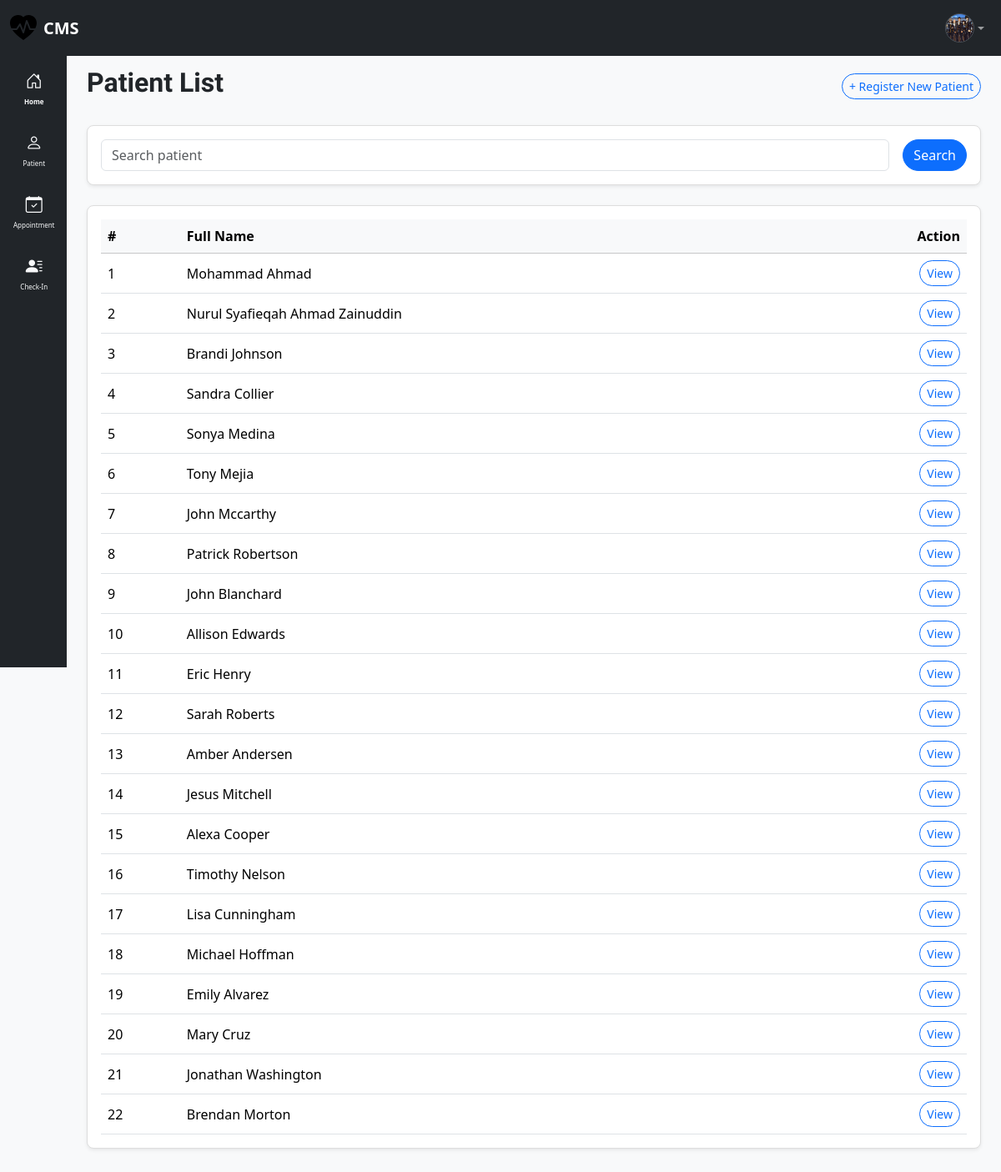
The app's page /patient_list/ (signed in) with its own data.
### accounts/models.py (models this page shows, shortened)
class Profile(models.Model):
    class UserType(models.IntegerChoices):
        CLINIC_STAFF = 1, "Clinic Staff"
        DOCTOR = 2, "Doctor"
        ADMIN = 3, "Admin"
    user = models.OneToOneField(User, on_delete=models.CASCADE)
    user_type = models.IntegerField(
        choices=UserType.choices, default=UserType.CLINIC_STAFF
    )
    phone_number = models.CharField(max_length=20, unique=True, null=True, blank=True)
    ic_number = models.CharField(max_length=12, unique=True, null=True, blank=True)
    register_date = models.DateTimeField(default=timezone.now)
    profile_picture = models.ImageField(
        upload_to="images/", default="images/default_dp.png", null=True, blank=True
    )

### clinic/models.py (models this page shows, shortened)
class Patient(models.Model):
    class Meta:
        permissions = [
            ("can_register", "Can register new patient"),
        ]
    title = models.IntegerField(choices=TITLE_CHOICES, default=1, blank=True, null=True)
    first_name = models.CharField(max_length=200)
    last_name = models.CharField(max_length=200)
    ic_number = models.CharField(max_length=12, unique=True)
    email = models.EmailField(max_length=100, null=True, blank=True, unique=True)
    phone_number = models.CharField(max_length=20, unique=True)
    register_date = models.DateTimeField(
        verbose_name="register_date", default=timezone.now
    )

### clinic/views.py (the view)
# urls.py: path("patient_list/", views.patient_list, name="patient_list"),
@login_required
def patient_list(request):
    query = request.GET.get("search", "")
    if query:
        patients = Patient.objects.filter(
            Q(first_name__icontains=query) | Q(last_name__icontains=query)
        )
    else:
        patients = Patient.objects.all()
    context = {
        "patients": patients,
        "search_query": query,
        "title": "Patient List",
    }
    return render(request, "clinic/patient_list.html", context)

### clinic/templates/clinic/patient_list.html
{% extends "clinic/base.html" %}
{% block main %}
<div class="container mt-4">
    <div class="d-flex justify-content-between align-items-center mb-4">
        <h2 class="fw-bold main-header-title">Patient List</h2>
        <a class="btn btn-sm btn-outline-primary rounded-pill" href="{% url 'clinic:register_patient' %}">
            + Register New Patient
        </a>
    </div>
    <div class="card p-3 mb-4 shadow-sm">
        <form method="GET" class="d-flex">
            <input type="text" name="search" value="{{ search_query }}" placeholder="Search patient"
                class="form-control me-3" />
            <button type="submit" class="btn btn-primary rounded-pill">Search</button>
        </form>
    </div>
    <div class="card shadow-sm">
        <div class="card-body">
            <table class="table table-hover align-middle mb-0">
                <thead class="table-light">
                    <tr>
                        <th scope="col">#</th>
                        <th scope="col">Full Name</th>
                        <th scope="col" class="text-end">Action</th>
                    </tr>
                </thead>
                <tbody>
                    {% for patient in patients %}
                    <tr>
                        <td>{{ forloop.counter }}</td>
                        <td>{{ patient.first_name|title }} {{ patient.last_name|title }}</td>
                        <td class="text-end">
                            <a href="{% url 'clinic:patient_data' patient.pk %}"
                                class="btn btn-sm btn-outline-primary rounded-pill">
                                View
                            </a>
                        </td>
                    </tr>
                    {% empty %}
                    <tr>
                        <td colspan="3" class="text-center text-muted">No patients found.</td>
                    </tr>
                    {% endfor %}
                </tbody>
            </table>
        </div>
    </div>
</div>
{% endblock %}

### clinic/templates/clinic/nav.html (shortened to what this page needs)
{% load static %}
<nav class="navbar navbar-expand-lg bg-dark" data-bs-theme="dark">
    <div class="container-fluid">
        <a class="navbar-brand d-flex align-items-center" href="{% url 'clinic:home' %}">
            <img src="{% static 'clinic/main-logo.svg' %}" alt="CMS Logo" width="32" height="32" class="me-2">
            <span class="fw-bold text-white">CMS</span>
        </a>
        <div class="collapse navbar-collapse" id="navbarSupportedContent">
            <ul class="navbar-nav ms-auto mb-2 mb-lg-0">
                {% if user.is_authenticated %}
                <li class="nav-item dropdown">
                    <a class="nav-link dropdown-toggle d-flex align-items-center" href="#" id="navbarDropdown"
                        role="button" data-bs-toggle="dropdown" aria-expanded="false">
                        <img src="{% if user.profile.profile_picture %}{{ user.profile.profile_picture.url }}{% else %}{% static 'images/default_dp.png' %}{% endif %}"
                            alt="Profile" class="rounded-circle border"
                            style="width: 35px; height: 35px; object-fit: cover;">
                    </a>
                </li>
                {% endif %}
            </ul>
        </div>
    </div>
</nav>

### clinic/templates/clinic/head.html (style rules this page uses)
.main-header-title { font-family: "Roboto Condensed", sans-serif; }
.card { border: 1px solid #ddd; border-radius: 8px; box-shadow: 0 4px 8px rgba(0, 0, 0, 0.1); transition: box-shadow 0.3s ease; }

### records on screen
Patient: first_name "Mohammad", last_name "Ahmad"
Patient: first_name "Nurul Syafieqah", last_name "Ahmad Zainuddin"
Patient: first_name "Brandi", last_name "Johnson"
Patient: first_name "Sandra", last_name "Collier"
Patient: first_name "Sonya", last_name "Medina"
Patient: first_name "Tony", last_name "Mejia"
Patient: first_name "John", last_name "Mccarthy"
Patient: first_name "Patrick", last_name "Robertson"
Patient: first_name "John", last_name "Blanchard"
Patient: first_name "Allison", last_name "Edwards"
Patient: first_name "Eric", last_name "Henry"
Patient: first_name "Sarah", last_name "Roberts"
Patient: first_name "Amber", last_name "Andersen"
Patient: first_name "Jesus", last_name "Mitchell"
Patient: first_name "Alexa", last_name "Cooper"
Patient: first_name "Timothy", last_name "Nelson"
Patient: first_name "Lisa", last_name "Cunningham"
Patient: first_name "Michael", last_name "Hoffman"
Patient: first_name "Emily", last_name "Alvarez"
Patient: first_name "Mary", last_name "Cruz"
Patient: first_name "Jonathan", last_name "Washington"
Patient: first_name "Brendan", last_name "Morton"
